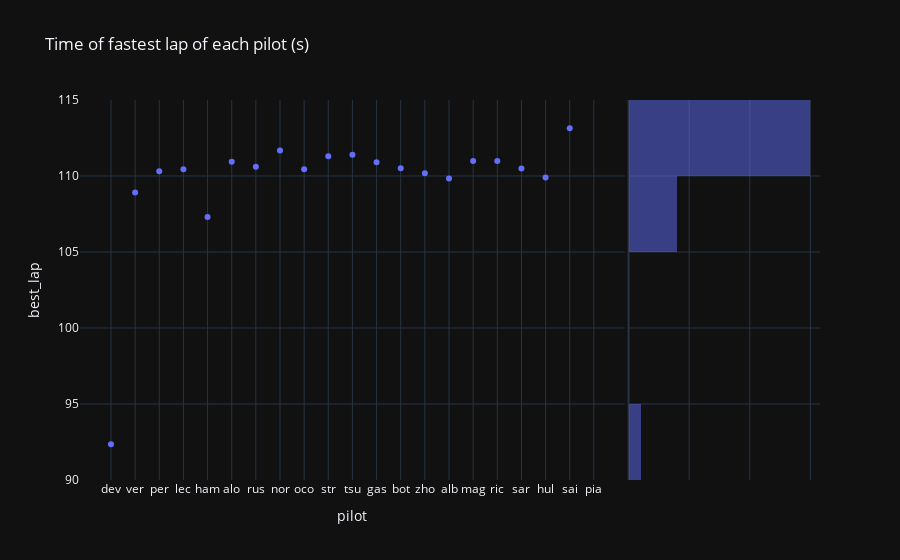

Source (notebook cell):
### Markdown cell above
### Frontend

#### Last GP

### Code cell
px.scatter(last_gp, x="pilot", y="best_lap", title="Time of fastest lap of each pilot (s)", marginal_y="histogram", template="plotly_dark")

### Figure 1 — Plotly figure (JSON) as saved in the notebook; plotly's stock layout.template omitted (floating-point values rounded to 4 significant figures)
{"data": [{"hovertemplate": "pilot=%{x}<br>best_lap=%{y}<extra></extra>", "legendgroup": "", "marker": {"color": "#636efa", "symbol": "circle"}, "mode": "markers", "name": "", "orientation": "v", "showlegend": false, "type": "scatter", "x": ["dev", "ver", "per", "lec", "ham", "alo", "rus", "nor", "oco", "str", "tsu", "gas", "bot", "zho", "alb", "mag", "ric", "sar", "hul", "sai", "pia"], "xaxis": "x", "y": [92.35, 108.9, 110.3, 110.4, 107.3, 110.9, 110.6, 111.7, 110.4, 111.3, 111.4, 110.9, 110.5, 110.2, 109.8, 111.0, 111.0, 110.5, 109.9, 113.1, null], "yaxis": "y"}, {"alignmentgroup": "True", "bingroup": "y", "hovertemplate": "best_lap=%{y}<br>count=%{x}<extra></extra>", "legendgroup": "", "marker": {"color": "#636efa"}, "name": "", "offsetgroup": "", "opacity": 0.5, "showlegend": false, "type": "histogram", "xaxis": "x2", "y": [92.35, 108.9, 110.3, 110.4, 107.3, 110.9, 110.6, 111.7, 110.4, 111.3, 111.4, 110.9, 110.5, 110.2, 109.8, 111.0, 111.0, 110.5, 109.9, 113.1, null], "yaxis": "y2"}], "layout": {"barmode": "overlay", "legend": {"tracegroupgap": 0}, "title": {"text": "Time of fastest lap of each pilot (s)"}, "xaxis": {"anchor": "y", "domain": [0, 0.7363], "title": {"text": "pilot"}}, "xaxis2": {"anchor": "y2", "domain": [0.7413, 1], "matches": "x2", "showgrid": true, "showline": false, "showticklabels": false, "ticks": ""}, "yaxis": {"anchor": "x", "domain": [0, 1], "title": {"text": "best_lap"}}, "yaxis2": {"anchor": "x2", "domain": [0, 1], "matches": "y", "showgrid": true, "showticklabels": false}}}
